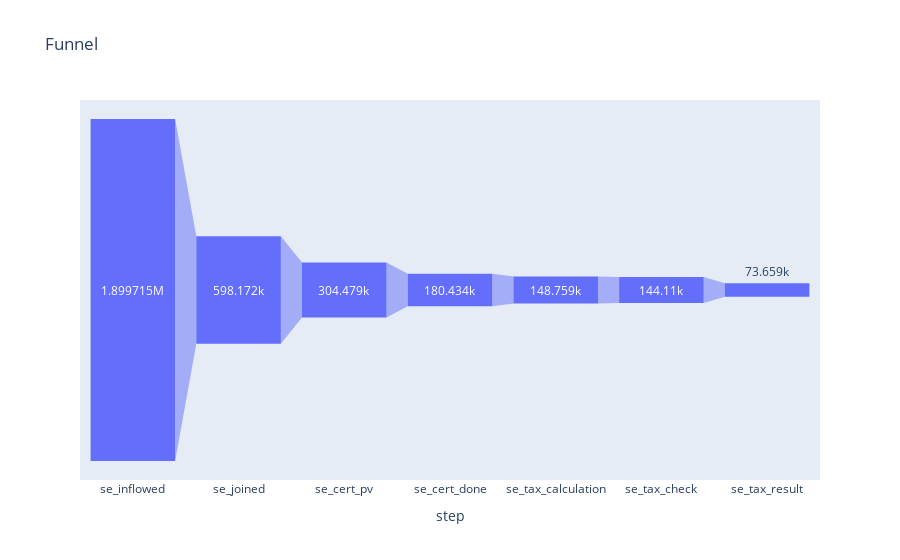

Notebook cell for this chart:
### Code cell
fig = px.funnel(
    data_frame = df_signup_raw_v1,
    x = 'step',
    y = 'cnts',
    title = 'Funnel'
)

fig.show()

### Figure 1 — Plotly figure (JSON) as saved in the notebook; plotly's stock layout.template omitted (floating-point values rounded to 4 significant figures)
{"data": [{"hovertemplate": "step=%{x}<br>cnts=%{y}<extra></extra>", "legendgroup": "", "marker": {"color": "#636efa"}, "name": "", "orientation": "v", "showlegend": false, "type": "funnel", "x": ["se_inflowed", "se_joined", "se_cert_pv", "se_cert_done", "se_tax_calculation", "se_tax_check", "se_tax_result"], "xaxis": "x", "y": [1899715, 598172, 304479, 180434, 148759, 144110, 73659], "yaxis": "y"}], "layout": {"legend": {"tracegroupgap": 0}, "title": {"text": "Funnel"}, "xaxis": {"anchor": "y", "domain": [0, 1], "title": {"text": "step"}}, "yaxis": {"anchor": "x", "domain": [0, 1], "title": {"text": "cnts"}}}}
